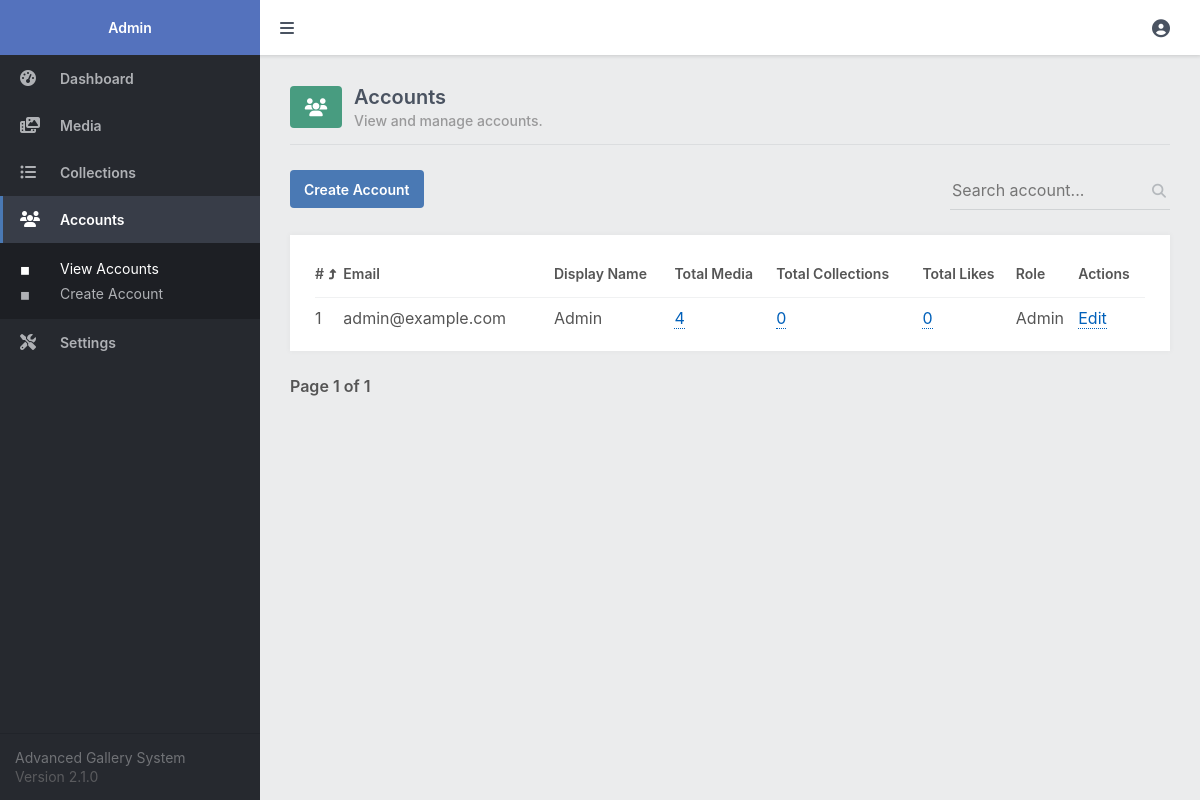
Page /admin/accounts.php (signed in) on the committed database.
### tables this page shows
CREATE TABLE IF NOT EXISTS `accounts` (
  `id` int(11) NOT NULL AUTO_INCREMENT,
  `email` varchar(100) NOT NULL,
  `password` varchar(255) NOT NULL,
  `display_name` varchar(50) NOT NULL,
  `role` enum('Admin','Member') NOT NULL,
  PRIMARY KEY (`id`)
);

### admin/accounts.php (the view, shortened to what this page needs)
<?php
include 'main.php';
$pagination_page = isset($_GET['pagination_page']) ? $_GET['pagination_page'] : 1;
$search = isset($_GET['search']) ? $_GET['search'] : '';
$order = isset($_GET['order']) && $_GET['order'] == 'DESC' ? 'DESC' : 'ASC';
$order_by_whitelist = ['id','email','display_name','role','total_media','total_collections','total_likes'];
$order_by = isset($_GET['order_by']) && in_array($_GET['order_by'], $order_by_whitelist) ? $_GET['order_by'] : 'id';
$results_per_page = 20;
$param1 = ($pagination_page - 1) * $results_per_page;
$param2 = $results_per_page;
$where = '';
$where .= $search ? 'WHERE (email LIKE :search OR display_name LIKE :search) ' : '';
$stmt = $pdo->prepare('SELECT COUNT(*) AS total FROM accounts ' . $where);
$stmt->execute();
$accounts_total = $stmt->fetchColumn();
$stmt = $pdo->prepare('SELECT a.*, (SELECT COUNT(*) FROM media m WHERE m.acc_id = a.id LIMIT 1) AS total_media, (SELECT COUNT(*) FROM collections c WHERE c.acc_id = a.id LIMIT 1) AS total_collections, (SELECT COUNT(*) FROM media_likes ml WHERE ml.acc_id = a.id LIMIT 1) AS total_likes FROM accounts a ' . $where . ' ORDER BY ' . $order_by . ' ' . $order . ' LIMIT :start_results,:num_results');
$stmt->bindParam('start_results', $param1, PDO::PARAM_INT);
$stmt->bindParam('num_results', $param2, PDO::PARAM_INT);
$stmt->execute();
$accounts = $stmt->fetchAll(PDO::FETCH_ASSOC);
$url = 'accounts.php?search=' . $search;
?>
<?=template_admin_header('Accounts', 'accounts', 'view')?>
<div class="content-title">
    <div class="title">
        <i class="fa-solid fa-users"></i>
        <div class="txt">
            <h2>Accounts</h2>
            <p>View and manage accounts.</p>
        </div>
    </div>
</div>
<div class="content-header responsive-flex-column pad-top-5">
    <a href="account.php" class="btn">Create Account</a>
    <form action="" method="get">
        <div class="search">
            <label for="search">
                <input id="search" type="text" name="search" placeholder="Search account..." value="<?=htmlspecialchars($search, ENT_QUOTES)?>" class="responsive-width-100">
                <i class="fas fa-search"></i>
            </label>
        </div>
    </form>
</div>
<div class="content-block">
    <div class="table">
        <table>
            <thead>
                <tr>
                    <td class="responsive-hidden"><a href="<?=$url . '&order=' . ($order=='ASC'?'DESC':'ASC') . '&order_by=id'?>">#</a></td>
                    <td><a href="<?=$url . '&order=' . ($order=='ASC'?'DESC':'ASC') . '&order_by=email'?>">Email</a></td>
                    <td><a href="<?=$url . '&order=' . ($order=='ASC'?'DESC':'ASC') . '&order_by=display_name'?>">Display Name</a></td>
                    <td><a href="<?=$url . '&order=' . ($order=='ASC'?'DESC':'ASC') . '&order_by=total_media'?>">Total Media</a></td>
                    <td><a href="<?=$url . '&order=' . ($order=='ASC'?'DESC':'ASC') . '&order_by=total_collections'?>">Total Collections</a></td>
                    <td><a href="<?=$url . '&order=' . ($order=='ASC'?'DESC':'ASC') . '&order_by=total_likes'?>">Total Likes</a></td>
                    <td class="responsive-hidden"><a href="<?=$url . '&order=' . ($order=='ASC'?'DESC':'ASC') . '&order_by=role'?>">Role</a></td>
                    <td>Actions</td>
                </tr>
            </thead>
            <tbody>
                <?php if (empty($accounts)): ?>
                <tr>
                    <td colspan="8" style="text-align:center;">There are no accounts</td>
                </tr>
                <?php else: ?>
                <?php foreach ($accounts as $account): ?>
                <tr>
                    <td class="responsive-hidden"><?=$account['id']?></td>
                    <td><?=htmlspecialchars($account['email'], ENT_QUOTES)?></td>
                    <td><?=htmlspecialchars($account['display_name'], ENT_QUOTES)?></td>
                    <td class="responsive-hidden"><a href="allmedia.php?acc_id=<?=$account['id']?>" class="link1"><?=$account['total_media']?></a></td>
                    <td class="responsive-hidden"><a href="collections.php?acc_id=<?=$account['id']?>" class="link1"><?=$account['total_collections']?></a></td>
                    <td class="responsive-hidden"><a href="likes.php?acc_id=<?=$account['id']?>" class="link1"><?=$account['total_likes']?></a></td>
                    <td class="responsive-hidden"><?=$account['role']?></td>
                    <td><a href="account.php?id=<?=$account['id']?>" class="link1">Edit</a></td>
                </tr>
                <?php endforeach; ?>
                <?php endif; ?>
            </tbody>
        </table>
    </div>
</div>
<div class="pagination">
    <span>Page <?=$pagination_page?> of <?=ceil($accounts_total / $results_per_page) == 0 ? 1 : ceil($accounts_total / $results_per_page)?></span>
</div>
<?=template_admin_footer()?>

### admin/admin.css (style rules this page uses)
* { box-sizing: border-box; font-family: -apple-system, BlinkMacSystemFont, "segoe ui", roboto, oxygen, ubuntu, cantarell, "fira sans", "droid sans", "helvetica neue", Arial, sans-serif; font-size: 16px; }
html { height: 100%; }
body { position: relative; min-height: 100%; color: #555555; background-color: #ebeced; margin: 0; }
h1, h2, h3, h4, h5 { color: #4a5361; margin: 0; padding: 0; }
main h2 { font-size: 20px; padding-bottom: 20px; font-weight: 600; }
main .content-title { border-bottom: 1px solid #dbdddf; display: flex; }
main .content-title h2 { flex: 1; }
main .content-title .title { flex: 1; display: flex; align-items: center; padding-bottom: 15px; }
main .content-title .title i { display: inline-flex; justify-content: center; align-items: center; background-color: #489c80; color: #fff; width: 52px; height: 42px; border-radius: 4px; margin-right: 12px; font-size: 18px; }
main .content-title .title h2 { padding: 0 0 3px 0; }
main .content-title .title p { margin: 0; font-size: 14px; color: #99999a; font-weight: 500; }
main .content-header { display: flex; justify-content: space-between; }
main .content-header form { display: flex; justify-content: space-between; }
main .content-header form .search input, main .content-header form > select { background-color: transparent; outline: none; border: none; height: 40px; width: 220px; border-bottom: 1px solid #d0d3d5; padding-right: 25px; margin-left: 10px; }
main .content-header .search label { position: relative; }
main .content-header .search i { position: absolute; right: 4px; top: 4px; bottom: 0; font-size: 14px; margin-top: auto; margin-bottom: auto; color: #b5b9bd; }
main .content-block { background-color: #fff; margin-top: 25px; padding: 15px; box-shadow: 0px 0px 5px 1px rgba(0, 0, 0, 0.03); overflow: hidden; }
main .pagination { display: flex; align-items: center; padding: 25px 0; }
main .pagination span { font-weight: 600; }
.table { overflow-x: auto; padding: 0 10px; }
.table table { width: 100%; border-collapse: collapse; }
.table table thead td { font-weight: 600; font-size: 14px; padding: 15px 0; }
.table table thead td a { font-weight: inherit; font-size: inherit; color: inherit; text-decoration: none; }
.table table thead tr { border-bottom: 1px solid #f0f1f2; }
.table table tbody tr:first-child td { padding-top: 10px; }
.table table tbody td { padding: 8px 0; }
.link1, .link2 { text-decoration: none; color: #0060ba; border-bottom: 1px dotted; margin: 0 5px 0 0; }
.btn { display: inline-flex; align-items: center; justify-content: center; text-decoration: none; appearance: none; cursor: pointer; border: 0; background: #4a79b4; color: #FFFFFF; padding: 0 14px; font-size: 14px; font-weight: 600; border-radius: 4px; height: 38px; }
.pad-top-5 { padding-top: 25px; }

### rows in the picture
accounts: id "1", email "admin@example.com", display_name "Admin", total_media "4", total_collections "0", total_likes "0", role "Admin"

### other values in the picture
$pagination_page "1"
ceil($accounts_total / $results_per_page) "1"
